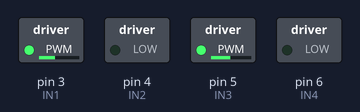
A sketch run on a simulated Arduino Uno, built with avr-gcc and run on an emulated ATmega328P. Shown: switched loads named in the sketch (green lamp = pin HIGH).

Above: at 0.1 s.
Timing chart, 0 to 1.6 s (numbered marks = the images above):
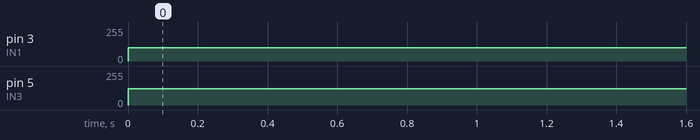

The sketch:

prog_motores_robo_antigo.ino
```cpp
int IN1 = 3;
int IN2 = 4;
int IN3 = 5;
int IN4  = 6;

//#define velocidade 100

void setup() {
  // define os pinos como saída
  pinMode(IN1, OUTPUT);
  pinMode(IN2, OUTPUT);
  pinMode(IN3, OUTPUT);
  pinMode(IN4, OUTPUT);

  //define a velocidade dos motores
  #define pinspeed_R 3
  #define pinspeed_L 5
  #define DigitalSE 3
  #define DigitalSD 5

}

void loop() {
  andar_para_frente();
}
void andar_para_frente(){
  analogWrite(IN1, 100);
  analogWrite(IN2, 0);
  analogWrite(IN3, 122);
  analogWrite(IN4, 0);

}
```

Measured:
- by itself, pin 3 (IN1): 0/255 → 100/255 at 0.00 s
- by itself, pin 5 (IN3): 0/255 → 122/255 at 0.00 s
